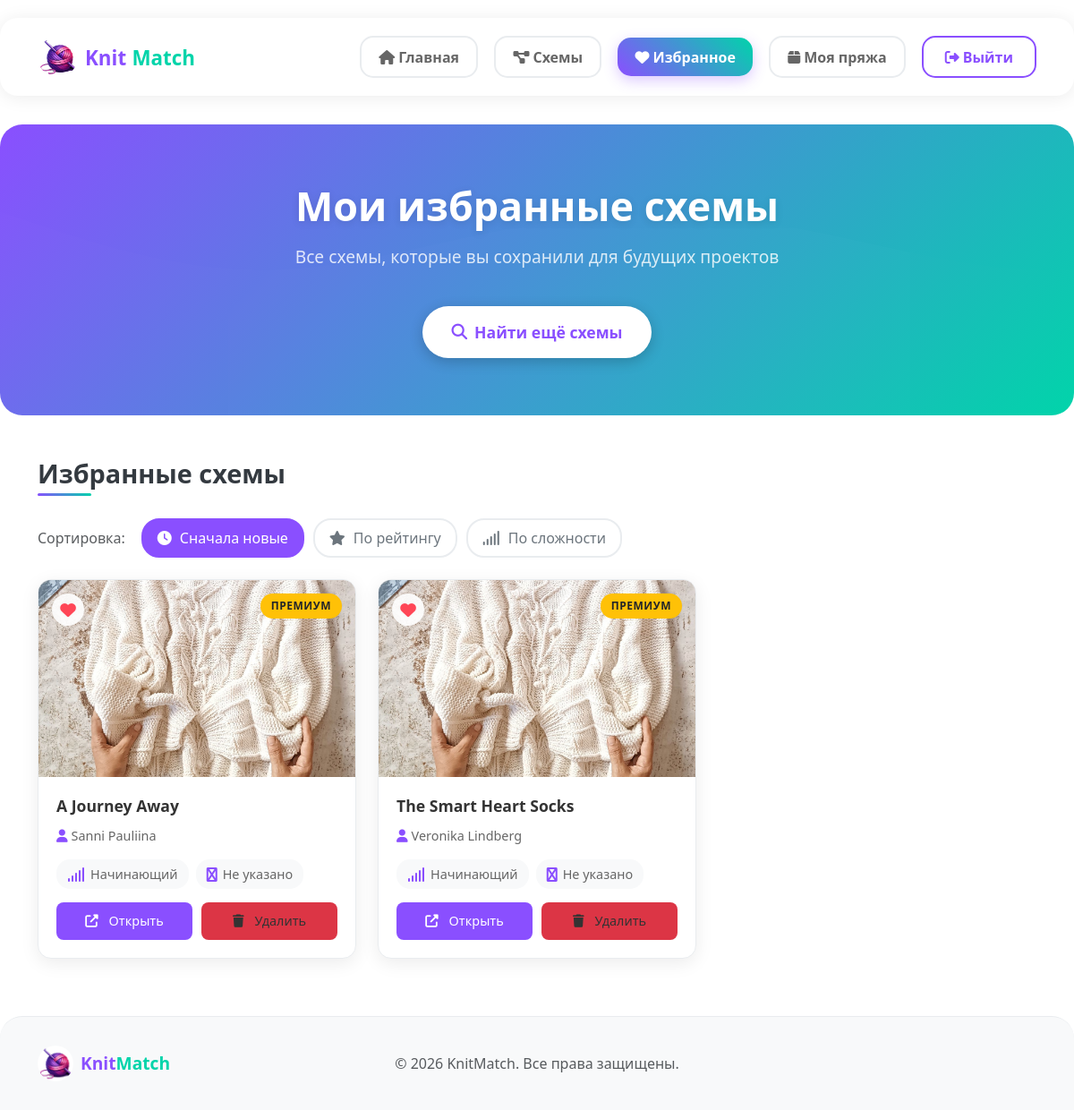
Screenshot of /patterns/favorites/ (signed in) with the database file from the repository.
### yarn_app/models.py (models this page shows, shortened)
class Pattern(models.Model):
    ravelry_id = models.CharField(max_length=50, unique=True)
    name = models.CharField(max_length=200)
    yarn_weight = models.CharField(max_length=50)
    photo_url = models.URLField(blank=True)
    source = models.CharField(max_length=20, default='ravelry')
    pattern_url = models.URLField(blank=True, verbose_name="Ссылка на схему")
    difficulty = models.CharField(max_length=20, blank=True,
                                 choices=[('beginner', 'Начинающий'),
                                         ('easy', 'Легкий'),
                                         ('intermediate', 'Средний'),
                                         ('experienced', 'Опытный')])
    craft = models.CharField(max_length=20, default='knitting',
                            choices=[('knitting', 'Вязание'),
                                    ('crochet', 'Вязание крючком')])
    is_free = models.BooleanField(default=False, verbose_name="Бесплатная")
    rating = models.FloatField(default=0, verbose_name="Рейтинг")  # Это поле важно!
    rating_count = models.IntegerField(default=0, verbose_name="Количество оценок")
    created_at = models.DateTimeField(auto_now_add=True)
    author = models.CharField(max_length=200, blank=True, null=True, verbose_name="Автор")
    category = models.CharField(max_length=100, blank=True, null=True, verbose_name="Категория")
    description = models.TextField(blank=True, null=True, verbose_name="Описание")
    yardage = models.IntegerField(default=0, verbose_name="Метраж (ярды)", blank=True, null=True)
    notes = models.TextField(blank=True, null=True, verbose_name="Заметки")
    published = models.CharField(max_length=50, blank=True, null=True, verbose_name="Дата публикации")
    class Meta:
        ordering = ['-rating']

### yarn_app/views.py (the view)
# urls.py: path('patterns/favorites/', views.favorites, name='favorites'),
@login_required
def favorites(request):
    favorite_patterns = Pattern.objects.filter(
        favorite__user=request.user
    ).distinct()
    paginator = Paginator(favorite_patterns, 20)
    page = request.GET.get('page', 1)
    try:
        patterns_page = paginator.page(page)
    except PageNotAnInteger:
        patterns_page = paginator.page(1)
    except EmptyPage:
        patterns_page = paginator.page(paginator.num_pages)
    context = {
        'patterns': patterns_page,
        'paginator': paginator,
        'page_obj': patterns_page,
    }
    return render(request, 'favorites.html', context)

### yarn_app/templates/favorites.html (shortened to what this page needs)
{% load static %}
<!DOCTYPE html>
<html lang="ru">
<head>
    <link href="https://cdn.jsdelivr.net/npm/bootstrap@5.3.0/dist/css/bootstrap.min.css" rel="stylesheet">
    <link rel="stylesheet" href="https://cdnjs.cloudflare.com/ajax/libs/font-awesome/6.4.0/css/all.min.css">
    <link rel="stylesheet" href="{% static 'css/favorites.css' %}">
    <link rel="stylesheet" href="{% static 'css/my_yarn.css' %}">
</head>
<body>
    <nav class="navbar navbar-expand-lg">
        <div class="container">
            <a class="navbar-brand d-flex align-items-center" href="{% url 'home' %}">
                <img src="{% static 'images/logo.jpg' %}" alt="Logo" height="45" class="rounded-circle me-2">
                <div class="d-flex flex-column">
                    <div>
                        <span class="fw-bold" style="color: #8a4fff; font-size: 1.4rem;">Knit</span>
                        <span class="fw-bold" style="color: #00d4aa; font-size: 1.4rem;">Match</span>
                    </div>
                </div>
            </a>
            <div class="collapse navbar-collapse" id="navbarNav">
                <div class="navbar-nav ms-auto">
                    <a href="{% url 'home' %}" class="nav-link me-2">
                        <button class="btn nav-btn">
                            <i class="fas fa-home me-1"></i>Главная
                        </button>
                    </a>
                    <a href="{% url 'projects' %}" class="nav-link me-2">
                        <button class="btn nav-btn">
                            <i class="fas fa-project-diagram me-1"></i>Схемы
                        </button>
                    </a>
                    <a href="{% url 'favorites' %}" class="nav-link me-2">
                        <button class="btn nav-btn active">
                            <i class="fas fa-heart me-1"></i>Избранное
                        </button>
                    </a>
                    <a href="{% url 'my_yarn' %}" class="nav-link me-2">
                        <button class="btn nav-btn">
                            <i class="fas fa-box me-1"></i>Моя пряжа
                        </button>
                    </a>
                    {% if user.is_authenticated %}
                    <div class="nav-link">
                        <a href="{% url 'logout' %}" class="btn btn-outline-primary">
                            <i class="fas fa-sign-out-alt me-1"></i>Выйти
                        </a>
                    </div>
                    {% else %}
                    <div class="nav-link">
                        <a href="{% url 'login' %}" class="btn btn-primary">
                            <i class="fas fa-sign-in-alt me-1"></i>Войти
                        </a>
                    </div>
                    {% endif %}
                </div>
            </div>
        </div>
    </nav>
    <section class="hero-section">
        <div class="container">
            <div class="hero-content">
                <h1 class="hero-title">Мои избранные схемы</h1>
                <p class="hero-subtitle">Все схемы, которые вы сохранили для будущих проектов</p>
                <div class="hero-buttons">
                    <a href="{% url 'projects' %}" class="btn btn-primary btn-lg">
                        <i class="fas fa-search me-2"></i>Найти ещё схемы
                    </a>
                </div>
            </div>
        </div>
    </section>
    <main class="main-content">
        <div class="container">
            <div class="favorites-header mb-4">
                <h3 class="section-title">Избранные схемы</h3>
                {% if patterns %}
                <div class="sort-options">
                    <span class="text-muted me-2">Сортировка:</span>
                    <button class="sort-btn active" data-sort-type="recent">
                        <i class="fas fa-clock me-1"></i>Сначала новые
                    </button>
                    <button class="sort-btn" data-sort-type="rating">
                        <i class="fas fa-star me-1"></i>По рейтингу
                    </button>
                    <button class="sort-btn" data-sort-type="difficulty">
                        <i class="fas fa-signal me-1"></i>По сложности
                    </button>
                </div>
                {% endif %}
            </div>
            <div id="favoritesList">
                {% if patterns %}
                    <div class="row row-cols-1 row-cols-md-2 row-cols-lg-3 g-4" id="patternsContainer">
                        {% for pattern in patterns %}
                        <div class="col pattern-card-container" data-pattern-id="{{ pattern.id }}">
                            <div class="pattern-card">
                                <div class="pattern-image-container">
                                    {% if pattern.photo_url %}
                                    <img src="{{ pattern.photo_url }}"
                                         class="pattern-image"
                                         alt="{{ pattern.name }}"
                                         onerror="this.src='{% static 'images/pattern-placeholder.jpg' %}'">
                                    {% else %}
                                    <img src="{% static 'images/pattern-placeholder.jpg' %}"
                                         class="pattern-image"
                                         alt="{{ pattern.name }}">
                                    {% endif %}
                                    {% if pattern.is_free %}
                                        <span class="free-badge">БЕСПЛАТНО</span>
                                    {% else %}
                                        <span class="premium-badge">ПРЕМИУМ</span>
                                    {% endif %}
                                    <button class="favorite-btn active remove-favorite-btn"
        data-pattern-id="{{ pattern.id }}"
        title="Удалить из избранного">
    <i class="fas fa-heart"></i>
</button>
                                </div>
                                <div class="pattern-info">
                                    <h5 class="pattern-title">{{ pattern.name }}</h5>
                                    {% if pattern.author %}
                                    <p class="pattern-author">
                                        <i class="fas fa-user me-1"></i>{{ pattern.author }}
                                    </p>
                                    {% endif %}
                                    <div class="pattern-meta">
                                        <span class="meta-item difficulty">
                                            <i class="fas fa-signal"></i>
                                            {{ pattern.get_difficulty_display }}
                                        </span>
                                        <span class="meta-item">
                                            <i class="fas fa-yarn"></i>
                                            {{ pattern.yarn_weight|default:"Не указано" }}
                                        </span>
                                    </div>
                                    <div class="pattern-actions">
                                        {% if pattern.pattern_url and pattern.pattern_url != "#" %}
                                        <a href="{{ pattern.pattern_url }}"
                                           target="_blank"
                                           class="btn btn-view">
                                            <i class="fas fa-external-link-alt me-1"></i>Открыть
                                        </a>
                                        {% else %}
                                        <button class="btn btn-view disabled">
                                            <i class="fas fa-external-link-alt me-1"></i>Недоступно
                                        </button>
                                        {% endif %}
                                        <button class="btn btn-favorite active remove-favorite-btn"
        data-pattern-id="{{ pattern.id }}">
    <i class="fas fa-trash me-1"></i>Удалить
</button>
                                    </div>
                                </div>
                            </div>
                        </div>
                        {% endfor %}
                    </div>
                {% endif %}
            </div>
        </div>
    </main>
    <footer class="footer">
        <div class="container">
            <div class="row align-items-center">
                <div class="col-md-4">
                    <div class="footer-brand">
                        <img src="{% static 'images/logo.jpg' %}" alt="KnitMatch" height="40" class="rounded-circle me-2">
                        <span class="fw-bold" style="color: #8a4fff; font-size: 1.2rem;">Knit</span>
                        <span class="fw-bold" style="color: #00d4aa; font-size: 1.2rem;">Match</span>
                    </div>
                </div>
                <div class="col-md-4 text-center">
                    <p class="mb-0 text-muted">© 2026 KnitMatch. Все права защищены.</p>
                </div>
            </div>
        </div>
    </footer>
</body>
</html>

### static/css/favorites.css (style rules this page uses)
body { background-color: #f8f9fa; font-family: 'Segoe UI', Tahoma, Geneva, Verdana, sans-serif; }
.navbar { background-color: white; box-shadow: 0 2px 10px rgba(0,0,0,0.1); padding: 15px 0; }
.navbar-brand { font-weight: 700; font-size: 1.5rem; }
.nav-btn { background: none; border: none; color: #6c757d; padding: 8px 16px; border-radius: 20px; transition: all 0.3s ease; font-weight: 500; }
.nav-btn.active { background-color: #8a4fff; color: white; }
.nav-btn i { margin-right: 6px; }
.btn-outline-primary { border-color: #8a4fff; color: #8a4fff; }
.btn-primary { background-color: #8a4fff; border-color: #8a4fff; }
.hero-section { background: linear-gradient(135deg, #8a4fff 0%, #00d4aa 100%); padding: 60px 0; margin-bottom: 40px; border-radius: 0 0 30px 30px; }
.hero-content { max-width: 800px; margin: 0 auto; text-align: center; }
.hero-title { color: white; font-weight: 700; font-size: 2.5rem; margin-bottom: 15px; text-shadow: 0 2px 4px rgba(0,0,0,0.1); }
.hero-subtitle { color: rgba(255, 255, 255, 0.9); font-size: 1.2rem; margin-bottom: 30px; line-height: 1.5; }
.hero-buttons .btn-lg { padding: 12px 30px; font-size: 1.1rem; border-radius: 12px; box-shadow: 0 4px 15px rgba(0,0,0,0.2); }
.section-title { color: #333; font-weight: 600; margin-bottom: 25px; font-size: 1.8rem; position: relative; padding-bottom: 10px; }
.section-title::after { content: ''; position: absolute; bottom: 0; left: 0; width: 60px; height: 3px; background: linear-gradient(to right, #8a4fff, #00d4aa); border-radius: 2px; }
.pattern-card { background: white; border-radius: 15px; overflow: hidden; box-shadow: 0 5px 20px rgba(0,0,0,0.08); transition: all 0.3s ease; height: 100%; border: 1px solid #e9ecef; position: relative; }
.pattern-image-container { position: relative; height: 220px; overflow: hidden; }
.pattern-image { width: 100%; height: 100%; object-fit: cover; transition: transform 0.5s ease; }
.free-badge, .premium-badge { position: absolute; top: 15px; right: 15px; padding: 5px 12px; border-radius: 20px; font-size: 0.75rem; font-weight: 600; text-transform: uppercase; letter-spacing: 0.5px; }
.premium-badge { background-color: #ffc107; color: #212529; }
.favorite-btn { position: absolute; top: 15px; left: 15px; width: 36px; height: 36px; background: rgba(255, 255, 255, 0.9); border: none; border-radius: 50%; display: flex; align-items: center; justify-content: center; cursor: pointer; transition: all 0.3s ease; color: #ff6b8b; font-size: 1.1rem; }
.favorite-btn.active { color: #ff4757; }
.pattern-info { padding: 20px; }
.pattern-title { font-weight: 600; color: #333; margin-bottom: 10px; font-size: 1.1rem; line-height: 1.4; }
.pattern-author { color: #666; font-size: 0.9rem; margin-bottom: 15px; display: flex; align-items: center; }
.pattern-author i { margin-right: 6px; color: #8a4fff; }
.pattern-meta { display: flex; flex-wrap: wrap; gap: 8px; margin-bottom: 15px; }
.meta-item { background: #f8f9fa; padding: 6px 12px; border-radius: 15px; font-size: 0.8rem; color: #666; display: flex; align-items: center; gap: 5px; }
.meta-item i { color: #8a4fff; font-size: 0.9rem; }
.pattern-actions { display: flex; gap: 10px; }
.btn-view, .btn-favorite { flex: 1; padding: 10px; border: none; border-radius: 8px; font-weight: 500; font-size: 0.9rem; cursor: pointer; transition: all 0.3s ease; display: flex; align-items: center; justify-content: center; gap: 8px; }
.btn-view { background: #8a4fff; color: white; }
.btn-favorite { background: #ff6b8b; color: white; }
.btn-favorite.active { background: #dc3545; }
.sort-options { display: flex; gap: 10px; flex-wrap: wrap; align-items: center; }
.sort-btn { background: white; border: 2px solid #e9ecef; padding: 8px 16px; border-radius: 20px; color: #6c757d; font-weight: 500; cursor: pointer; transition: all 0.3s ease; display: flex; align-items: center; gap: 5px; }
.sort-btn.active { background: #8a4fff; border-color: #8a4fff; color: white; }
.footer { background: #f8f9fa; padding: 30px 0; margin-top: 60px; border-top: 1px solid #e9ecef; }
.footer-brand { display: flex; align-items: center; font-weight: 600; font-size: 1.3rem; }
.pattern-card { animation: fadeIn 0.5s ease forwards; }

### rows the page displays
Pattern: is_free "ПРЕМИУМ", name "A Journey Away", author "Sanni Pauliina", difficulty "Начинающий", yarn_weight "Не указано"
Pattern: is_free "ПРЕМИУМ", name "The Smart Heart Socks", author "Veronika Lindberg", difficulty "Начинающий", yarn_weight "Не указано"
